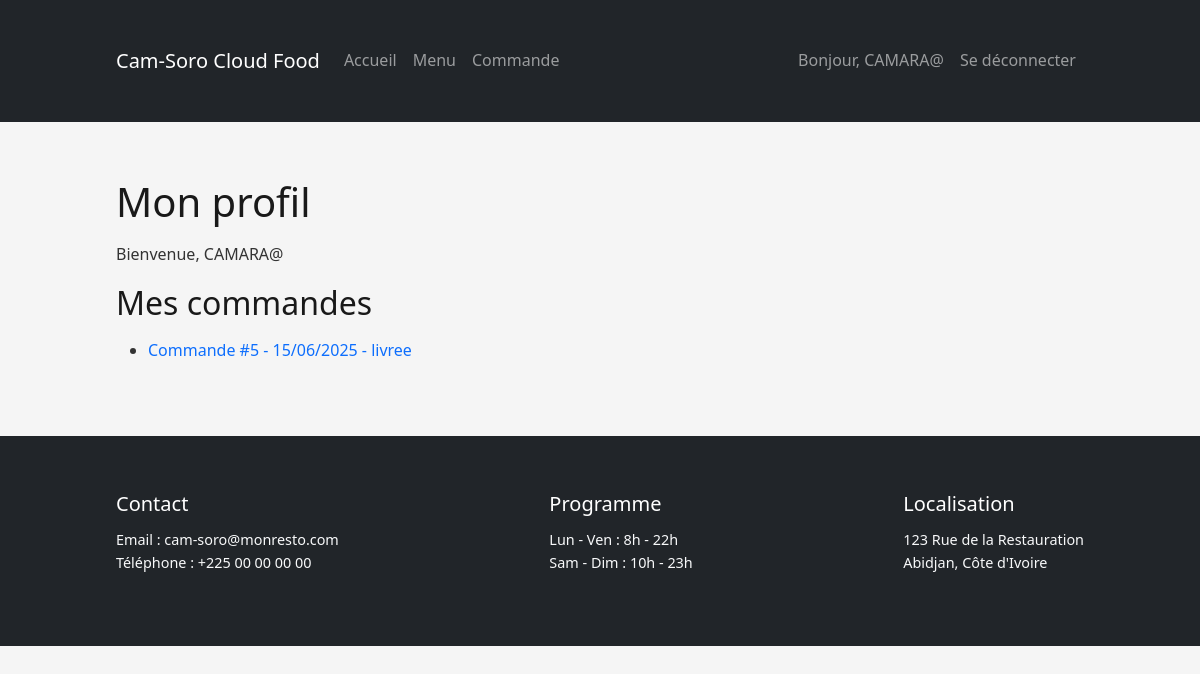
Screenshot of /profile/ (signed in) with the database file from the repository.
### app/models.py (models this page shows, shortened)
class Commande(models.Model):
    user = models.ForeignKey(User, on_delete=models.CASCADE, related_name='commandes')
    plats = models.ManyToManyField(Menu, through='CommandeDetail')
    date_commande = models.DateTimeField(auto_now_add=True)
    statut = models.CharField(max_length=20, choices=[
        ('en_cours', 'En cours'),
        ('livree', 'Livrée'),
        ('annulee', 'Annulée'),
    ], default='en_cours')

### app/views.py (the view)
# urls.py: path('profile/', views.profile, name='profile'),  # Page profil utilisateur (infos + commandes)
@login_required
def profile(request):
    commandes = Commande.objects.filter(user=request.user).order_by('-date_commande')
    return render(request, 'app/profile.html', {'commandes': commandes})

### app/templates/app/profile.html (shortened to what this page needs)
{% extends 'app/base.html' %}
{% load static %}
{% block content %}
<h1>Mon profil</h1>
<p>Bienvenue, {{ request.user.username }}</p>
<h2>Mes commandes</h2>
<ul>
  {% for commande in commandes %}
    <li><a href="{% url 'app:commande_detail' commande.pk %}">Commande #{{ commande.id }} - {{ commande.date_commande|date:"d/m/Y" }} - {{ commande.statut }}</a></li>
  {% empty %}
    <li>Vous n'avez aucune commande.</li>
  {% endfor %}
</ul>
{% endblock %}

### app/templates/app/base.html (shortened to what this page needs)
{% load static %}
<!DOCTYPE html>
<html lang="fr">
<head>
    <link href="https://cdn.jsdelivr.net/npm/bootstrap@5.3.0/dist/css/bootstrap.min.css" rel="stylesheet" />
    <link rel="stylesheet" href="https://cdn.jsdelivr.net/npm/bootstrap-icons@1.10.5/font/bootstrap-icons.css">
    <link rel="stylesheet" href="{% static 'app/css/styles.css' %}"/>
    <link rel="stylesheet" href="{% static 'app/css/carousels.css' %}"/>
</head>
<body>
<nav class="navbar navbar-expand-lg navbar-dark bg-dark">
  <div class="container">
    <a class="navbar-brand" href="{% url 'app:home' %}">Cam-Soro Cloud Food</a>
    <div class="collapse navbar-collapse" id="navbarNav">
      <ul class="navbar-nav me-auto mb-2 mb-lg-0">
        <li class="nav-item">
          <a class="nav-link" href="{% url 'app:home' %}">Accueil</a>
        </li>
        <li class="nav-item">
          <a class="nav-link" href="{% url 'app:menu_list' %}">Menu</a>
        </li>
        <li class="nav-item">
          <a class="nav-link" href="{% url 'app:commande_list' %}">Commande</a>
        </li>
      </ul>
      <ul class="navbar-nav ms-auto">
        {% if user.is_authenticated %}
          <li class="nav-item">
            <a class="nav-link" href="{% url 'app:profile' %}">Bonjour, {{ user.username }}</a>
          </li>
          <li class="nav-item">
            <a class="nav-link" href="{% url 'app:logout' %}">Se déconnecter</a>
          </li>
        {% else %}
          <li class="nav-item">
            <a class="nav-link" href="{% url 'app:login' %}">Se connecter</a>
          </li>
        {% endif %}
      </ul>
    </div>
  </div>
</nav>
<main class="container my-4">
  {% block content %}
  {% endblock %}
</main>
<footer class="bg-dark text-light py-4 mt-auto">
  <div class="container d-flex justify-content-between">
    <div>
      <h5>Contact</h5>
      <p>Email : cam-soro@monresto.com<br>Téléphone : +225 00 00 00 00</p>
    </div>
    <div>
      <h5>Programme</h5>
      <p>Lun - Ven : 8h - 22h<br>Sam - Dim : 10h - 23h</p>
    </div>
    <div>
      <h5>Localisation</h5>
      <p>123 Rue de la Restauration<br>Abidjan, Côte d'Ivoire</p>
    </div>
  </div>
</footer>
</body>
</html>

### app/static/app/css/styles.css (style rules this page uses)
body { font-family: 'Segoe UI', Tahoma, Geneva, Verdana, sans-serif; background-color: #f5f5f5; color: #333; margin: 0; padding: 0; line-height: 1.6; }
h1, h2, h3 { color: #191919; margin-bottom: 1rem; }
a { color: #0d6efd; text-decoration: none; }
.container { max-width: 1000px; margin: auto; padding: 2rem 1rem; }
footer { background-color: #222; color: #ccc; padding: 2rem 1rem; margin-top: 4rem; font-size: 0.9rem; }
footer h5 { color: white; margin-bottom: 0.8rem; }

### rows the page displays
Commande: id "5", date_commande "15/06/2025", statut "livree"

### other values shown
{{ user.username }} "CAMARA@"
{{ request.user.username }} "CAMARA@"
